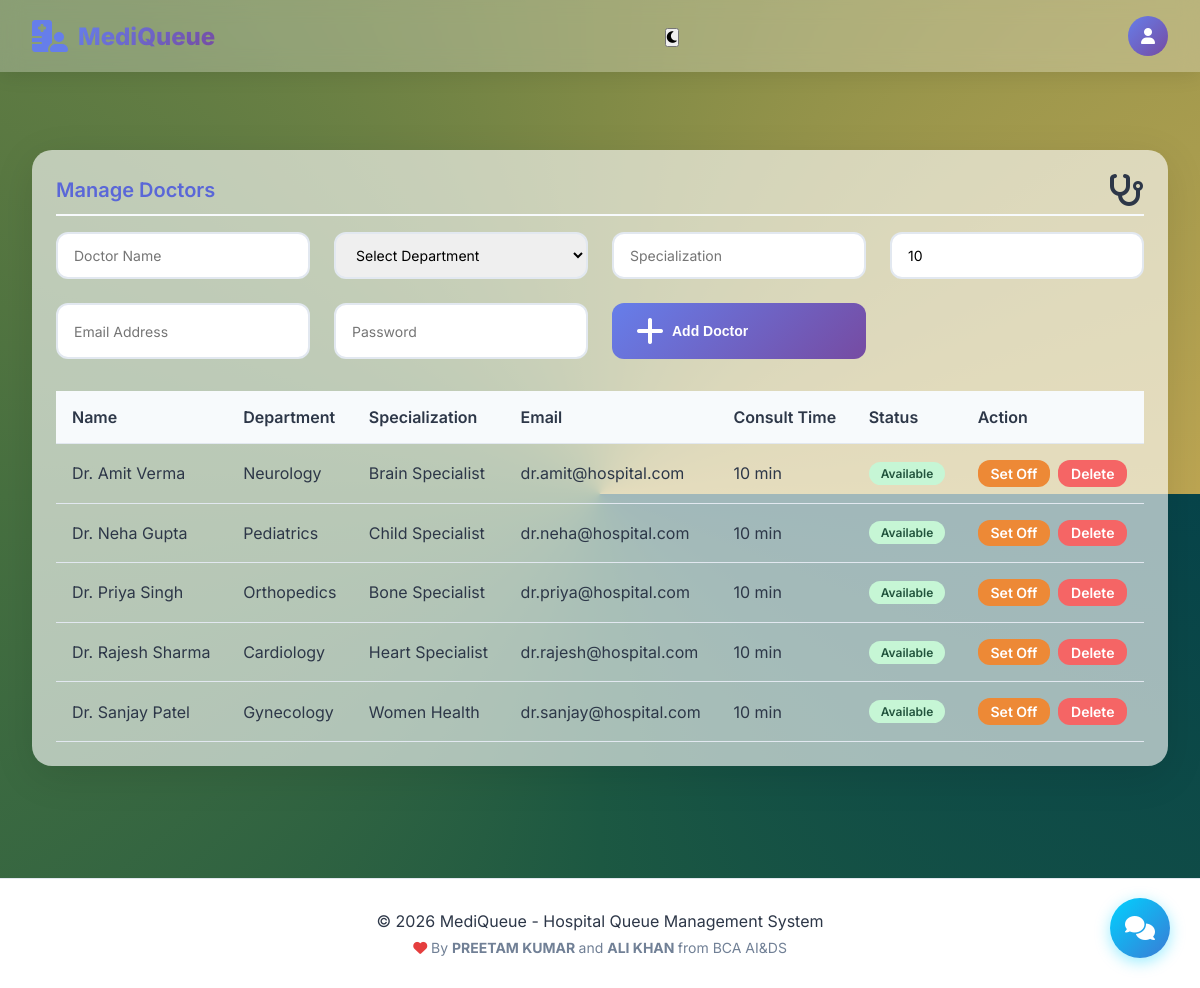
Page /admin/manage_doctors.php (signed in) on the committed database.
### tables this page shows
CREATE TABLE `doctors` (
  `doctor_id` int(11) NOT NULL,
  `user_id` int(11) DEFAULT NULL,
  `full_name` varchar(100) NOT NULL,
  `department_id` int(11) NOT NULL,
  `specialization` varchar(100) DEFAULT NULL,
  `consultation_time` int(11) DEFAULT 10,
  `is_available` tinyint(1) DEFAULT 1,
  `created_at` timestamp NOT NULL DEFAULT current_timestamp()
);

CREATE TABLE `departments` (
  `department_id` int(11) NOT NULL,
  `department_name` varchar(100) NOT NULL,
  `created_at` timestamp NOT NULL DEFAULT current_timestamp()
);

CREATE TABLE `users` (
  `user_id` int(11) NOT NULL,
  `full_name` varchar(100) NOT NULL,
  `email` varchar(100) NOT NULL,
  `password` varchar(255) NOT NULL,
  `role` enum('patient','admin','doctor','receptionist','driver') DEFAULT 'patient',
  `reset_token` varchar(255) DEFAULT NULL,
  `reset_expires` datetime DEFAULT NULL,
  `is_active` tinyint(1) DEFAULT 1,
  `created_at` timestamp NOT NULL DEFAULT current_timestamp()
);

### admin/manage_doctors.php (the view, shortened to what this page needs)
<?php
require_once '../config/db.php';
$stmt = $pdo->prepare("
    SELECT d.*, dep.department_name, u.email
    FROM doctors d
    JOIN departments dep ON d.department_id = dep.department_id
    LEFT JOIN users u ON d.user_id = u.user_id
    ORDER BY d.full_name
");
$stmt->execute();
$doctors = $stmt->fetchAll();
include '../includes/header.php';
?>
<div class="box" style="margin-top: 70px;;">
    <div class="box-header">
        <h2 class="box-title">Manage Doctors</h2>
        <i class="fas fa-stethoscope"></i>
    </div>
    <form method="POST" style="margin-bottom: 2rem;">
        <div class="grid" style="grid-template-columns: repeat(auto-fit, minmax(200px, 1fr));">
            <input type="text" name="full_name" class="form-control" placeholder="Doctor Name" required>
            <select name="department_id" class="form-control" required>
                <option value="">Select Department</option>
            </select>
            <input type="text" name="specialization" class="form-control" placeholder="Specialization">
            <input type="number" name="consultation_time" class="form-control" placeholder="Consultation Time (min)" value="10">
            <input type="email" name="email" class="form-control" placeholder="Email Address" required>
            <input type="password" name="password" class="form-control" placeholder="Password" required>
            <button type="submit" name="add" class="btn btn-primary"><i class="fas fa-plus"></i> Add Doctor</button>
        </div>
    </form>
    <div class="table-container">
        <table class="table">
            <thead>
                <tr><th>Name</th><th>Department</th><th>Specialization</th><th>Email</th><th>Consult Time</th><th>Status</th><th>Action</th></tr>
            </thead>
            <tbody>
                <?php foreach ($doctors as $row): ?>
                <tr>
                    <td><?php echo htmlspecialchars($row['full_name']); ?></td>
                    <td><?php echo htmlspecialchars($row['department_name']); ?></td>
                    <td><?php echo htmlspecialchars($row['specialization']); ?></td>
                    <td><?php echo htmlspecialchars($row['email'] ?? 'N/A'); ?></td>
                    <td><?php echo $row['consultation_time']; ?> min</td>
                    <td>
                        <span class="badge badge-<?php echo $row['is_available'] ? 'success' : 'danger'; ?>">
                            <?php echo $row['is_available'] ? 'Available' : 'Unavailable'; ?>
                        </span>
                    </td>
                    <td>
                        <div style="display: flex; gap: 0.5rem;">
                            <a href="?toggle=<?php echo $row['doctor_id']; ?>" class="btn btn-<?php echo $row['is_available'] ? 'warning' : 'success'; ?>" style="padding: 0.3rem 0.8rem;">
                                <?php echo $row['is_available'] ? 'Set Off' : 'Set On'; ?>
                            </a>
                            <a href="?delete=<?php echo $row['doctor_id']; ?>" class="btn btn-danger" style="padding: 0.3rem 0.8rem;" onclick="return confirm('Delete this doctor?')">Delete</a>
                        </div>
                    </td>
                </tr>
                <?php endforeach; ?>
            </tbody>
        </table>
    </div>
</div>
<?php include '../includes/footer.php'; ?>

### assets/css/style.css (style rules this page uses)
:root { --primary: #667eea; --primary-dark: #5a67d8; --secondary: #764ba2; --success: #48bb78; --warning: #ed8936; --danger: #f56565; --dark: #2d3748; --light: #f7fafc; --gray: #a0aec0; }
* { margin: 0; padding: 0; box-sizing: border-box; }
body { font-family: 'Inter', sans-serif; background: conic-gradient(from 90deg, #07444a 0.000deg, #1c5842 90.000deg, #477040 180.000deg, #808a46 270.000deg, #bca552 360.000deg); min-height: 100vh; background-repeat: repeat; background-size: auto 100%; color: var(--dark); }
.btn { padding: 0.75rem 1.5rem; border: none; border-radius: 12px; font-weight: 600; cursor: pointer; transition: all 0.3s; display: inline-flex; align-items: center; gap: 0.5rem; text-decoration: none; font-size: 0.875rem; }
.btn-primary { background: linear-gradient(135deg, #667eea, #764ba2); color: white; }
.btn-danger { background: #f56565; color: white; }
.btn-warning { background: #ed8936; color: white; }
.form-control { width: 100%; padding: 0.75rem 1rem; border: 2px solid #e2e8f0; border-radius: 12px; font-size: 0.875rem; transition: all 0.3s; }
.grid { display: grid; grid-template-columns: repeat(auto-fit, minmax(300px, 1fr)); gap: 1.5rem; }
.table-container { overflow-x: auto; }
.table { width: 100%; border-collapse: collapse; }
.table th, .table td { padding: 1rem; text-align: left; border-bottom: 1px solid #e2e8f0; }
.table th { background: #f7fafc; font-weight: 600; color: #2d3748; }
.badge { display: inline-block; padding: 0.25rem 0.75rem; border-radius: 50px; font-size: 0.75rem; font-weight: 600; }
.badge-success { background: #c6f6d5; color: #22543d; }
.box { background: rgba(255, 255, 255, 0.619); border-radius: 20px; padding: 1.5rem; box-shadow: 0 10px 40px rgba(0, 0, 0, 0.1); transition: transform 0.3s, box-shadow 0.3s; margin-bottom: 2rem; }
.box-header { display: flex; justify-content: space-between; align-items: center; margin-bottom: 1rem; padding-bottom: 0.5rem; border-bottom: 2px solid var(--light); }
.box-title { font-size: 1.25rem; font-weight: 600; color: var(--primary-dark); }
.box i { font-size:2rem; }
.btn { padding: 0.75rem 1.5rem; border: none; border-radius: 12px; font-weight: 600; cursor: pointer; transition: all 0.3s; font-size: 0.875rem; display: inline-flex; align-items: center; gap: 0.5rem; text-decoration: none; }
.btn-primary { background: linear-gradient(135deg, var(--primary), var(--secondary)); color: white; }
.btn-danger { background: var(--danger); color: white; }
.btn-warning { background: var(--warning); color: white; }
.form-control { width: 100%; padding: 0.75rem 1rem; border: 2px solid #e2e8f0; border-radius: 12px; font-size: 0.875rem; transition: all 0.3s; font-family: inherit; }
select.form-control { cursor: pointer; }
.table th { background: var(--light); font-weight: 600; color: var(--dark); }
* { scrollbar-width: thin; scrollbar-color: var(--gray) var(--light); }

### rows in the picture
doctors: full_name "Dr. Amit Verma", department.department_name "Neurology", specialization "Brain Specialist", user.email "dr.amit@hospital.com", consultation_time "10", is_available "Available"
doctors: full_name "Dr. Neha Gupta", department.department_name "Pediatrics", specialization "Child Specialist", user.email "dr.neha@hospital.com", consultation_time "10", is_available "Available"
doctors: full_name "Dr. Priya Singh", department.department_name "Orthopedics", specialization "Bone Specialist", user.email "dr.priya@hospital.com", consultation_time "10", is_available "Available"
doctors: full_name "Dr. Rajesh Sharma", department.department_name "Cardiology", specialization "Heart Specialist", user.email "dr.rajesh@hospital.com", consultation_time "10", is_available "Available"
doctors: full_name "Dr. Sanjay Patel", department.department_name "Gynecology", specialization "Women Health", user.email "dr.sanjay@hospital.com", consultation_time "10", is_available "Available"
